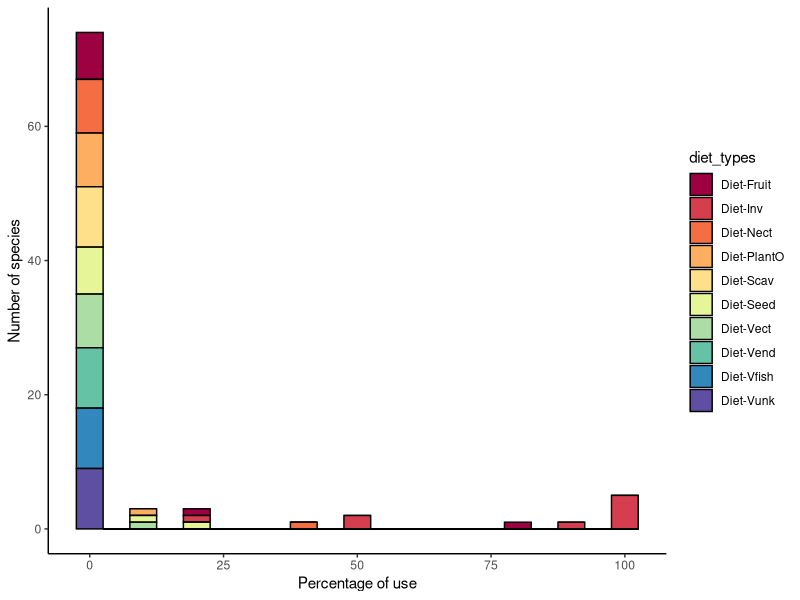
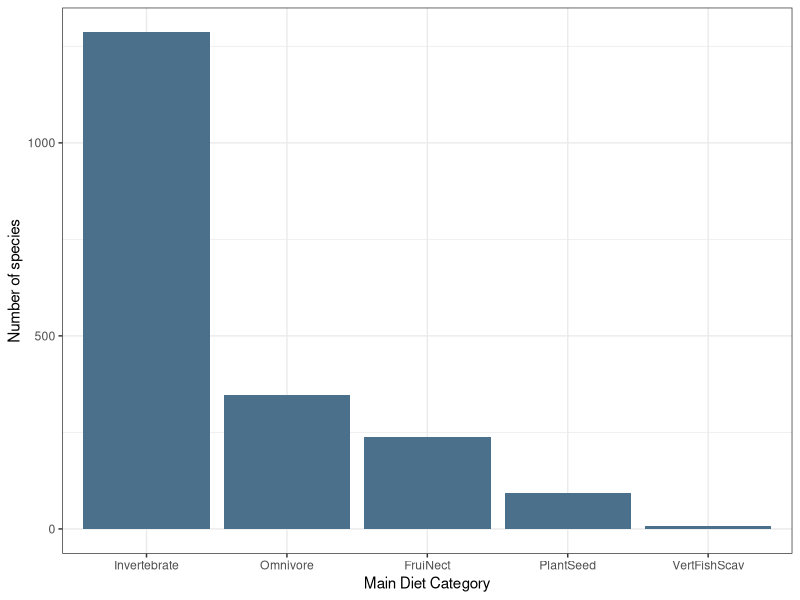
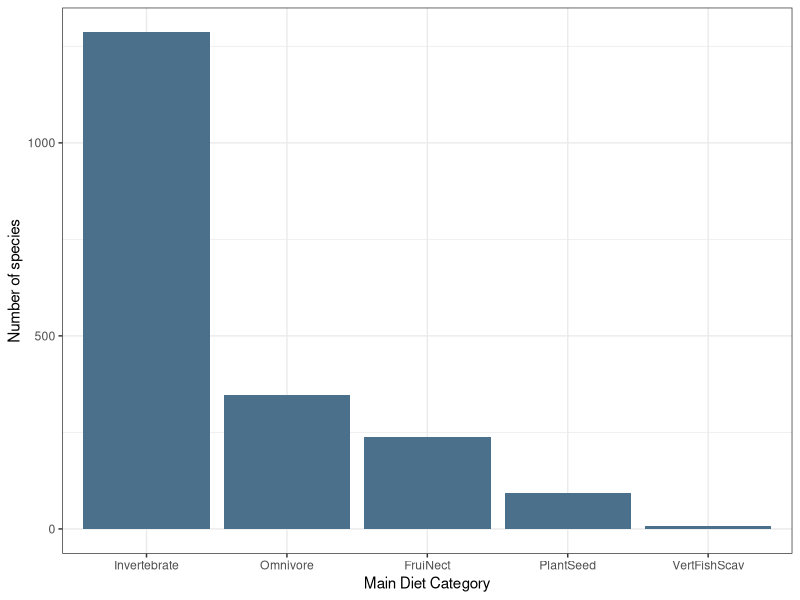

These figures' R source, in order:
# Run analysis and produce graphs
#setwd("hw07")

library(tidyverse)

# Load clean file
bird_data <- read_csv("bird_data_clean.csv")

glimpse(bird_data)

# Number of species in each Diet category
fig1 <- dplyr::count(bird_data, `Diet-5Cat`) %>%
  arrange(-n) %>%
  mutate(`Diet-5Cat` = factor(`Diet-5Cat`, `Diet-5Cat`)) %>%
  ggplot(aes(x=`Diet-5Cat`, y=n)) + geom_bar(stat="identity", fill = "skyblue4") +
  labs(x = "Main Diet Category", y = "Number of species") +
  theme_bw()
ggsave("fig1_spbydiet.png", plot = fig1, width = 6, height = 4)

# Diet is also represented as the % use of different food sources, lets show this visaully by
# subsetting data for 9 species and rearranging data to create two variables and
# percentange of use of each diet type per species

bird_diet <- bird_data %>%
  sample_n(9, replace = TRUE) %>% 
  select(Scientific, `Diet-Inv`:`Diet-PlantO`) %>% 
  gather(diet_types, percentage_use, `Diet-Inv`:`Diet-PlantO`)

fig2 <- bird_diet %>% 
  ggplot(aes(y = percentage_use, x = diet_types)) + theme_bw() +
  geom_bar(position = "dodge", stat = "identity", fill = "#A2CD5A") +
  theme(axis.text.x = element_text(angle=90, hjust = 1)) +
  labs(x = "Diet categories", y = "Estimated percentage use (%)") +
  facet_wrap(~Scientific) 
ggsave("fig2_sample_.png", plot = fig1, width = 6, height = 4)





ggplot(bird_diet, aes(percentage_use)) + 
  scale_fill_brewer(palette = "Spectral") +
  geom_histogram(aes(fill = diet_types),
                 binwidth = 5,
                 col = "black",
                 size = .5) +
  labs(x = "Percentage of use", y = "Number of species") +
  theme_classic()
 

